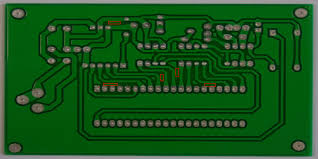
#> input picture input.jpg, 318 x 159 px
$ python -i preprocessing.py   (imports and definitions only)
#> lines starting #> are read from the running program, lines starting #| are printed output that depends on the picture; after the words box and inside, x2 and y2 are one past the last pixel; in counts of white or black regions, pixels touching at a corner belong together
import cv2
import numpy as np
from PIL import Image


def pil_to_cv2(pil_image: Image.Image) -> np.ndarray:
    img = np.array(pil_image.convert("RGB"))
    return cv2.cvtColor(img, cv2.COLOR_RGB2BGR)


# [71 lines left out: functions cv2_to_pil, align_images, preprocess_images, subtract_images, not called in this run]


def apply_threshold(
    diff_image: np.ndarray,
    method: str = "otsu",
    manual_threshold: int = 30
) -> np.ndarray:
    """Apply thresholding to difference image to isolate defects."""
    if method == "otsu":
        _, binary = cv2.threshold(
            diff_image, 0, 255, cv2.THRESH_BINARY + cv2.THRESH_OTSU
        )
    elif method == "adaptive":
        binary = cv2.adaptiveThreshold(
            diff_image, 255,
            cv2.ADAPTIVE_THRESH_GAUSSIAN_C,
            cv2.THRESH_BINARY, 11, 2
        )
    else:
        _, binary = cv2.threshold(diff_image, manual_threshold, 255, cv2.THRESH_BINARY)

    kernel = cv2.getStructuringElement(cv2.MORPH_RECT, (3, 3))
    binary = cv2.morphologyEx(binary, cv2.MORPH_OPEN, kernel, iterations=1)
    binary = cv2.morphologyEx(binary, cv2.MORPH_CLOSE, kernel, iterations=2)
    binary = cv2.dilate(binary, kernel, iterations=1)

    return binary

>>> import cv2
>>> picture = cv2.imread('../input.jpg', cv2.IMREAD_GRAYSCALE)
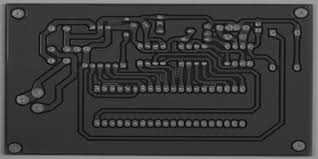
#> picture: shape (159, 318); min 1, max 168, mean 59.1
>>> result = apply_threshold(picture)
#> in apply_threshold, `_, binary = cv2.threshold( diff_image, 0, 255, cv2.THRESH_BINARY + cv2..`:
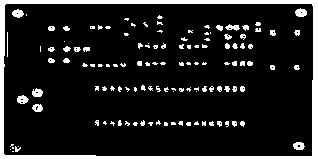
#> binary: shape (159, 318); 12.3% white; 125 white regions (79 under 20 px), largest, box (x1, y1, x2, y2) and area: (0, 0, 318, 159) 3821, (295, 8, 307, 17) 81, (12, 9, 24, 18) 75
#> in apply_threshold, `binary = cv2.morphologyEx(binary, cv2.MORPH_OPEN, kernel, iterations=1)`:
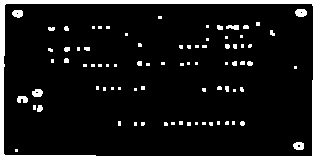
#> binary: shape (159, 318); 10.5% white; 81 white regions (59 under 20 px), largest, box (x1, y1, x2, y2) and area: (0, 0, 318, 159) 3821, (295, 9, 307, 17) 80, (293, 142, 304, 150) 72
#> in apply_threshold, `binary = cv2.morphologyEx(binary, cv2.MORPH_CLOSE, kernel, iterations=2)`:
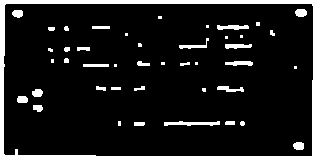
#> binary: shape (159, 318); 11.4% white; 44 white regions (15 under 20 px), largest, box (x1, y1, x2, y2) and area: (0, 0, 318, 159) 3839, (164, 121, 220, 126) 186, (217, 25, 249, 30) 124
#> in apply_threshold, `binary = cv2.dilate(binary, kernel, iterations=1)`:
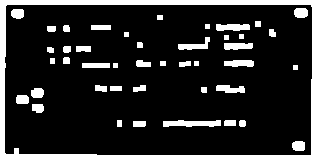
#> binary: shape (159, 318); 16.3% white; 44 white regions, largest, box (x1, y1, x2, y2) and area: (0, 0, 318, 159) 4771, (163, 120, 221, 127) 318, (216, 24, 250, 31) 208
